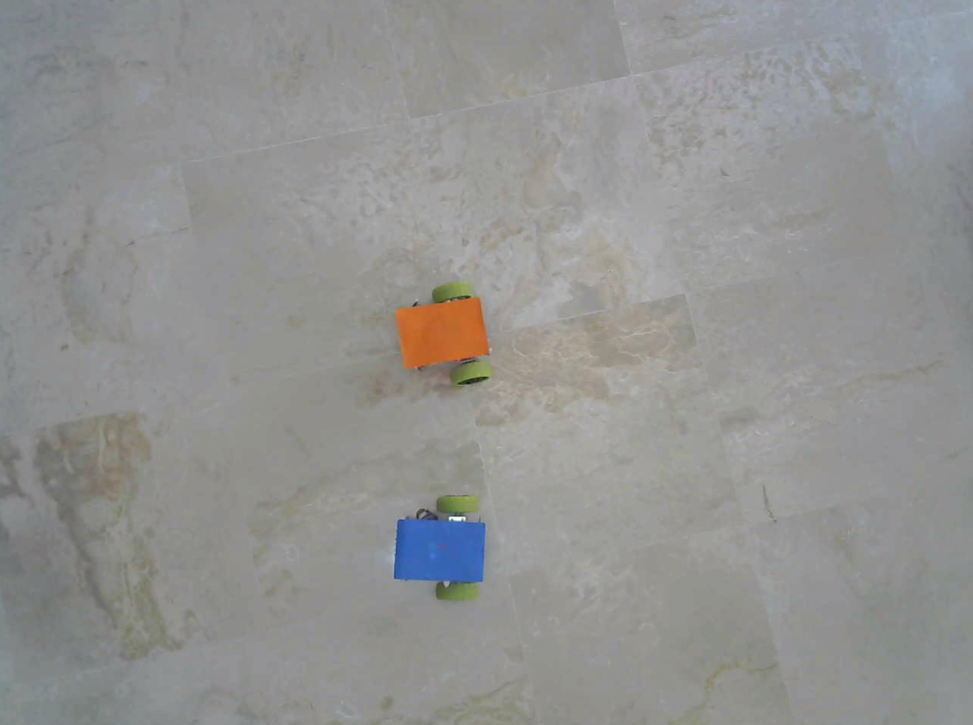
#> input picture test.png, 973 x 725 px, shrunk from 2021 x 1507 before the run
$ python Image-processing.py
#> lines starting #> are read from the running program, lines starting #| are printed output that depends on the picture; after the words box and inside, x2 and y2 are one past the last pixel; in counts of white or black regions, pixels touching at a corner belong together
import cv2 as cv

thresh_blue_min = 90
thresh_blue_max = 255
thresh_orange_min = 50
thresh_orange_max = 255

img = cv.imread('test.png')
#> img is the input picture: shape (725, 973, 3); mean B, G, R 145.2, 146.5, 146.5
print('img size = ',img.shape)
#| img size =  (725, 973, 3)
# gray = cv.cvtColor(img, cv.COLOR_BGR2GRAY)
gray_blue = 0*img[:,:,0] + 0*img[:,:,1] + 1*img[:,:,2]
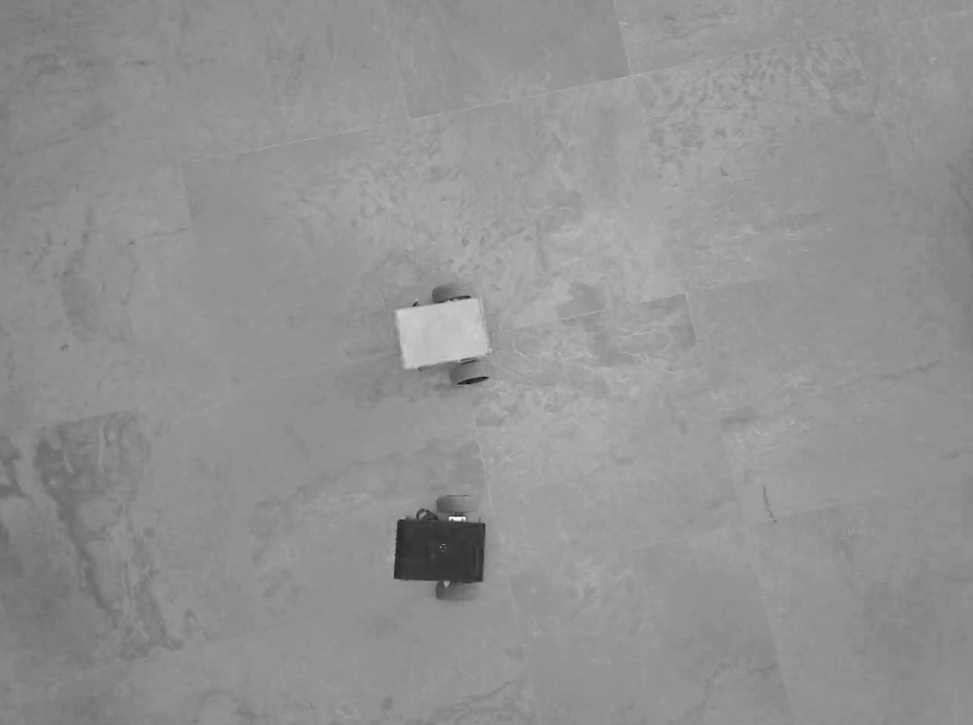
#> gray_blue: shape (725, 973); min 18, max 250, mean 146.5
gray_orange = 1*img[:,:,0] + 0*img[:,:,1] + 0*img[:,:,2]
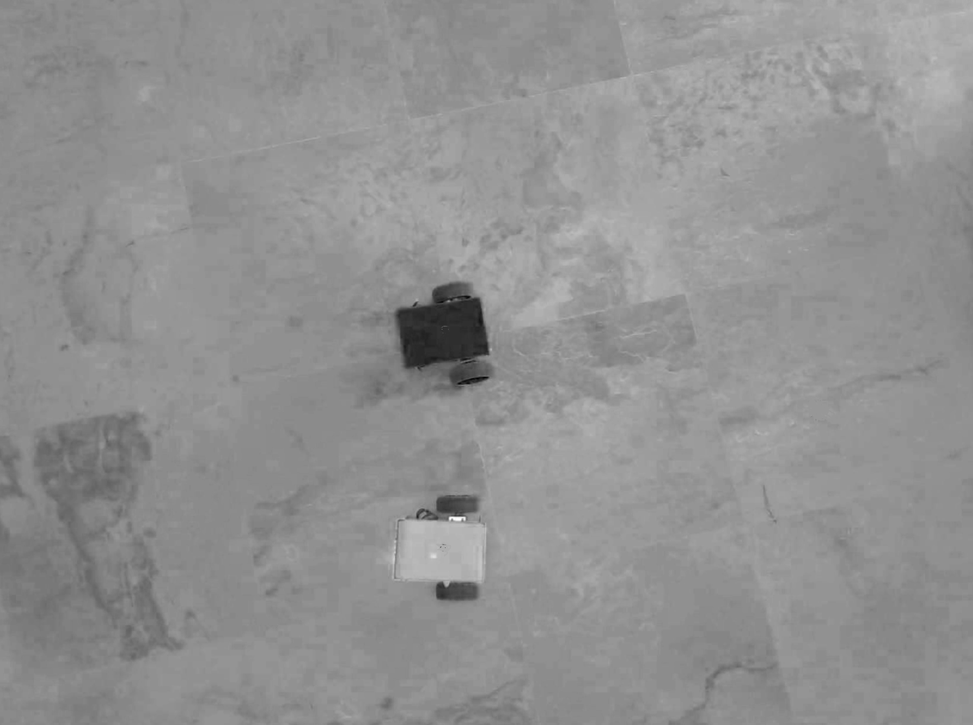
#> gray_orange: shape (725, 973); min 1, max 255, mean 145.2
cv.imwrite('gray-orange.png', gray_orange)
cv.imwrite('gray-blue.png', gray_blue)

# ---------- orange --------------
_, threshed_orange = cv.threshold(gray_orange, thresh_orange_min, thresh_orange_max, cv.THRESH_BINARY_INV)
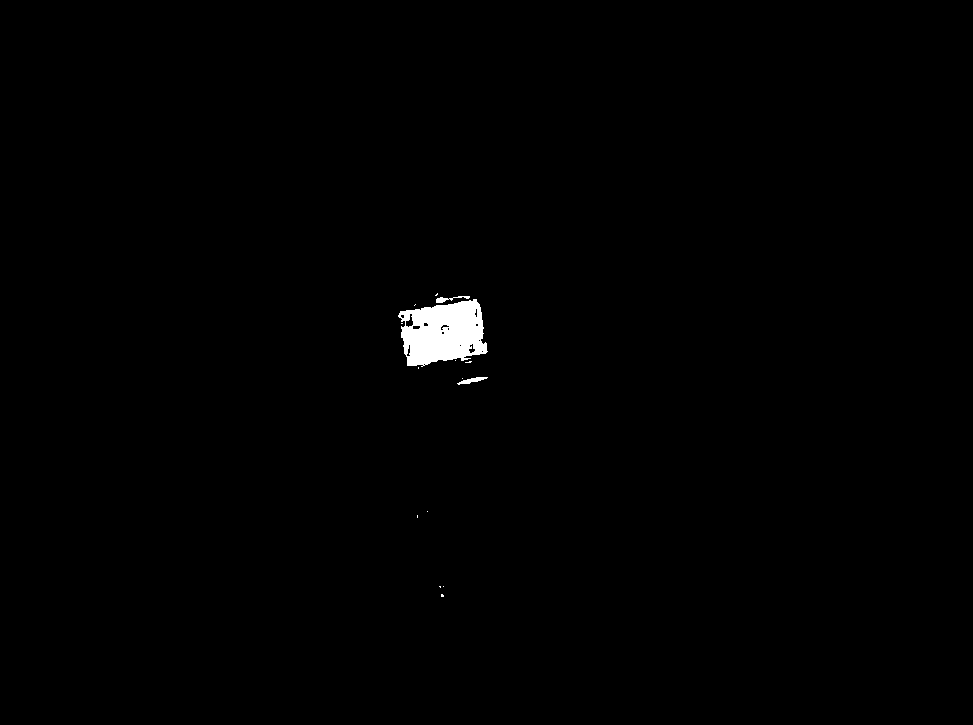
#> threshed_orange: shape (725, 973); 0.64% white; 15 white regions (12 under 20 px)

cv.imwrite('threashed-orange.png',threshed_orange)

contours_orange, _ = cv.findContours(threshed_orange, cv.RETR_TREE, cv.CHAIN_APPROX_NONE)
#> contours_orange = 30 contours, 22 with area under 20; largest, box (x1, y1, x2, y2) and area: (398, 299, 488, 367) 4324, (457, 377, 488, 385) 76, (405, 313, 414, 328) 65, (436, 296, 470, 303) 54, (468, 343, 476, 354) 39, (406, 344, 411, 357) 30, (412, 325, 421, 330) 28, (440, 324, 450, 331) 26
cnt_orange = sorted(contours_orange, key=cv.contourArea)[-1]
#> cnt_orange = contour of 298 points, box (x1, y1, x2, y2) (398, 299, 488, 367), area 4324
# img_orange = cv.drawContours(img, [cnt_orange], 0, (0,255,0), 3)
# cv.imwrite('result-orange.png', img_orange)
M = cv.moments(cnt_orange)
#> M = moments, m00 4324, centre m10/m00, m01/m00 = (442.5, 332.5)
cx = int(M['m10']/M['m00'])
#> cx = 442
cy = int(M['m01']/M['m00'])
#> cy = 332
position_orange = [cx, cy]
#> position_orange = [442, 332]
print(position_orange)
#| [442, 332]
img_pos_orange = cv.circle(img, (cx,cy), 6, (255,0,0), -1)
cv.imwrite('pos_orange.png', img_pos_orange)

# ---------- blue --------------
_, threshed_blue = cv.threshold(gray_blue, thresh_blue_min, thresh_blue_max, cv.THRESH_BINARY_INV)
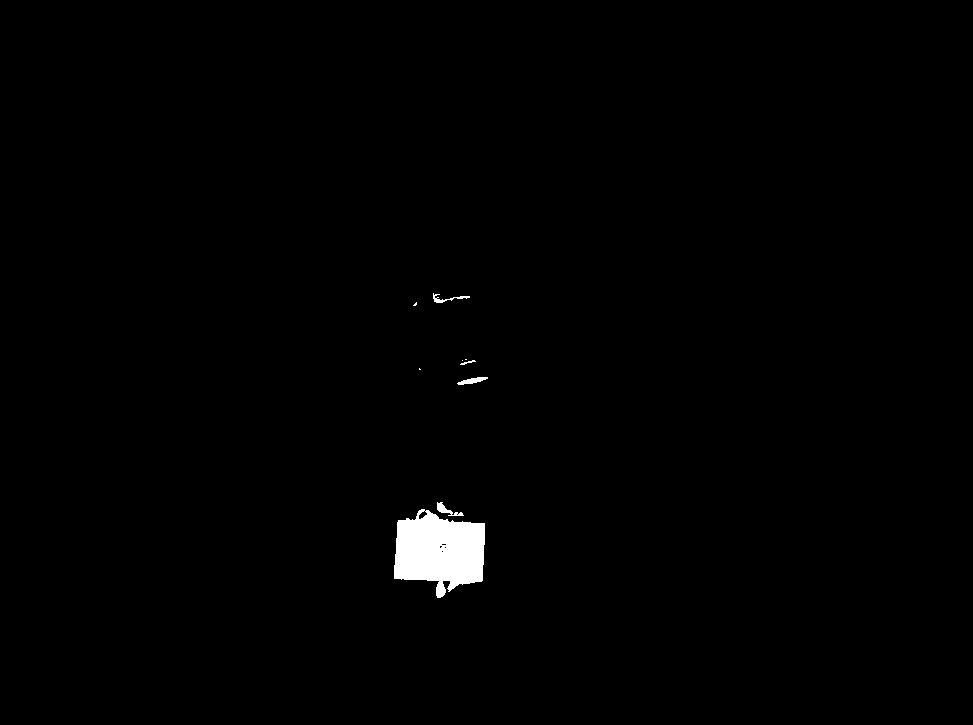
#> threshed_blue: shape (725, 973); 0.87% white; 9 white regions (4 under 20 px)

cv.imwrite('threashed-blue.png',threshed_blue)

contours_blue, _ = cv.findContours(threshed_blue, cv.RETR_TREE, cv.CHAIN_APPROX_SIMPLE)
#> contours_blue = 15 contours, 10 with area under 20; largest, box (x1, y1, x2, y2) and area: (394, 509, 485, 598) 5558, (437, 502, 464, 516) 99, (457, 377, 488, 385) 96, (433, 293, 470, 303) 57, (418, 510, 428, 520) 45
print(len(contours_blue))
#| 15
cnt_blue = sorted(contours_blue, key=cv.contourArea)[-1]
#> cnt_blue = contour of 116 points, box (x1, y1, x2, y2) (394, 509, 485, 598), area 5558
# img_blue = cv.drawContours(img, [cnt_blue], 0, (0,255,0), 3)
# cv.imwrite('result-orange.png', img_blue)
M = cv.moments(cnt_blue)
#> M = moments, m00 5558.5, centre m10/m00, m01/m00 = (439.1, 550.6)
cx = int(M['m10']/M['m00'])
#> cx = 439
cy = int(M['m01']/M['m00'])
#> cy = 550
position_blue = [cx, cy]
#> position_blue = [439, 550]
print(position_blue)
#| [439, 550]
img_pos_blue = cv.circle(img, (cx,cy), 6, (0,0,255), -1)
cv.imwrite('pos_blue.png', img_pos_blue)
